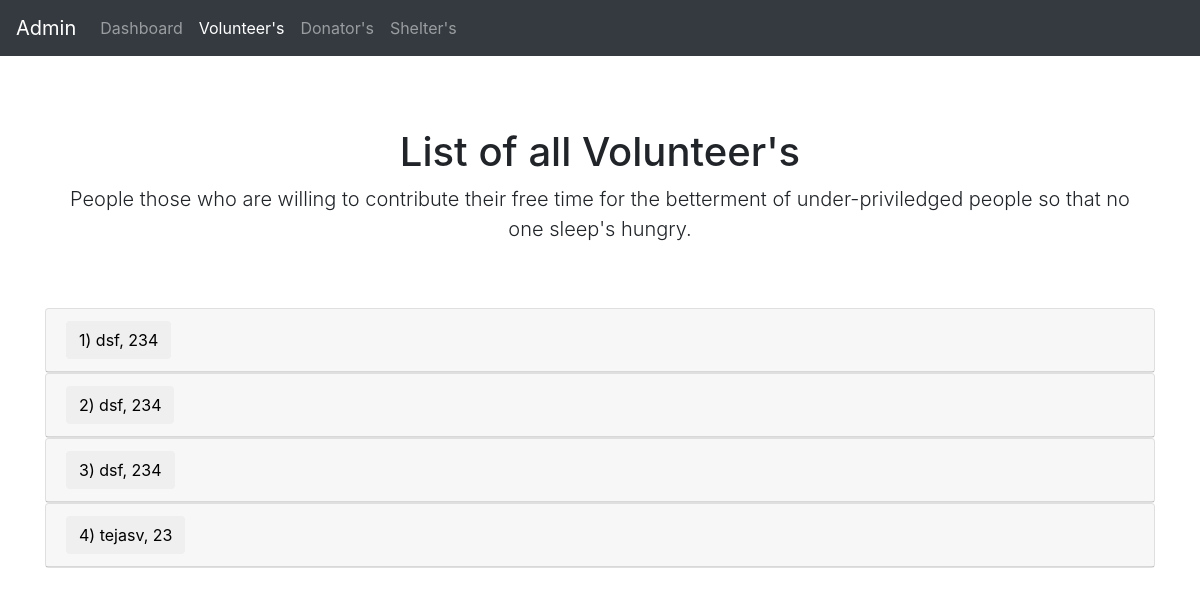
Before: /render_volunteer_data (signed in) with the older database file.
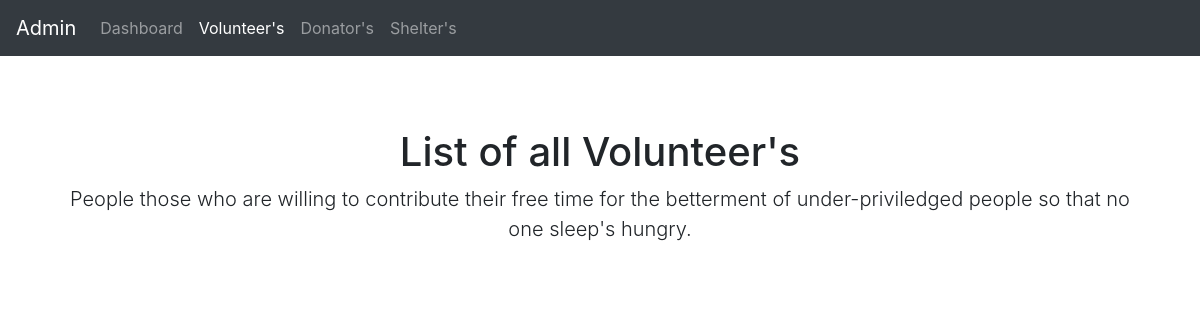
After: the same page with the newer database file.
### feedingindia/models.py (models this page shows, shortened)
class Volunteer(models.Model):
    name = models.CharField(max_length=250, null=True)
    email = models.EmailField(max_length=70, blank=True, null=True)
    contact = models.CharField(max_length=250, null=True)
    address = models.CharField(max_length=250, null=True)
    pincode = models.IntegerField()
    age = models.IntegerField()
    institution = models.CharField(max_length=250, null=True)
    educational_background = models.CharField(max_length=250,null=True)
    contribution_time = models.CharField(max_length=250, null=True)
    why_join = models.CharField(max_length=1000, null=True)
    latitude = models.CharField(max_length=1000, null=True)
    longitude = models.CharField(max_length=1000, null=True)

### feedingindia/views.py (the view)
# urls.py: url(r'^render_volunteer_data$','feedingindia.views.render_volunteer_data',name='render_volunteer_data'),
@login_required
def render_volunteer_data(request):
  volunteer_instance = Volunteer.objects.all()
  context_dict={}
  arr = []
  for i in volunteer_instance:
    volunteer_data = {}
    volunteer_data['name'] = i.name
    volunteer_data['email'] = i.email
    volunteer_data['contact'] = i.contact
    volunteer_data['address'] = i.address
    volunteer_data['pincode'] = i.pincode
    volunteer_data['age'] = i.age
    volunteer_data['institution'] = i.institution
    volunteer_data['educational_background'] = i.educational_background
    volunteer_data['contribution_time'] = i.contribution_time
    volunteer_data['why_join'] = i.why_join
    volunteer_data['latitude'] = i.latitude
    volunteer_data['longitude'] = i.longitude
    arr.append(volunteer_data)
  context_dict['arr'] = arr
  print(context_dict)
  return render(request, 'folder/dashboard/all_volunteer.html', context_dict)

### templates/folder/dashboard/all_volunteer.html (shortened to what this page needs)
<!doctype html>
{% load staticfiles %}
<html lang="en">
  <head>
    <link href="https://getbootstrap.com/docs/4.0/dist/css/bootstrap.min.css" rel="stylesheet">
    <link href="{% static 'starter-template.css' %}" rel="stylesheet">
  </head>
  <body>
    <nav class="navbar navbar-expand-md navbar-dark bg-dark fixed-top">
      <a class="navbar-brand" href="#">Admin</a>
      <div class="collapse navbar-collapse" id="navbarsExampleDefault">
              <ul class="navbar-nav mr-auto">
          <li class="nav-item">
            <a class="nav-link" href="/dashboard">Dashboard</span></a>
          </li>
          <li class="nav-item">
            <a class="nav-link active" href="/render_volunteer_data">Volunteer's</a>
          </li>
          <li class="nav-item">
            <a class="nav-link" href="/render_donator_data">Donator's</span></a>
          </li>
          <li class="nav-item">
            <a class="nav-link" href="/render_shelter_data_private">Shelter's</span></a>
          </li>
        </ul>
      </div>
    </nav>
    <main role="main" class="container">
      <div class="starter-template">
        <h1>List of all Volunteer's</h1>
        <p class="lead">People those who are willing to contribute their free time for the betterment of under-priviledged people so that no one sleep's hungry.</p>
      </div>
{% for item in arr %}
  <div class="card">
    <div class="card-header" id="headingOne">
      <h5 class="mb-0">
        <button class="btn collapsed" data-toggle="collapse" data-target="#collapse{{ forloop.counter }}" aria-expanded="false" aria-controls="collapseOne">
        {{forloop.counter}}) {{item.name}}, {{item.age}}
        </button>
      </h5>
    </div>
  </div>
{% endfor %}
    </main>
  </body>
</html>

### static/feedingindia/starter-template.css (style rules this page uses)
body { padding-top: 5rem; }
.starter-template { padding: 3rem 1.5rem; text-align: center; }

Changed rows visible on the page:
removed Volunteer: name "dsf"
removed Volunteer: name "dsf"
removed Volunteer: name "dsf"
removed Volunteer: name "tejasv"
Other visible differences:
list line gone: "1 ) , 234"
list line gone: "2 ) , 234"
list line gone: "3 ) , 234"
list line gone: "4 ) , 23"
